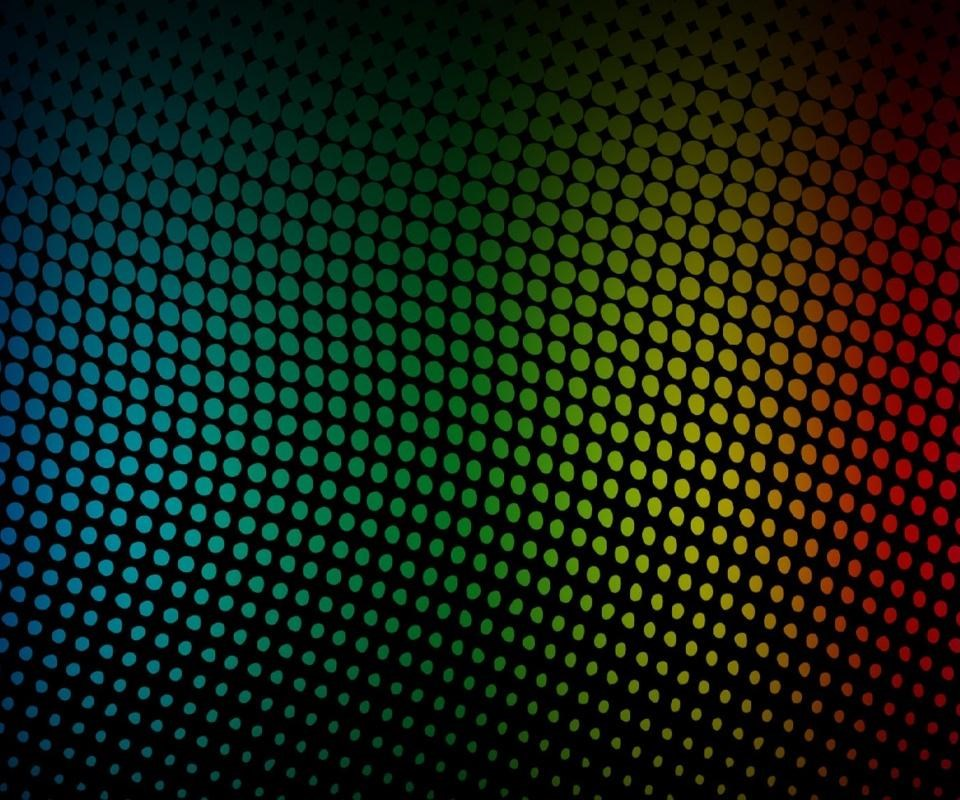
//> input picture CV_IMGs/CV_1.jpg, 960 x 800 px
$ ./main   (built with g++ and OpenCV 4)
//> lines starting //> are read from the running program, lines starting //| are printed output that depends on the picture; after the words box and inside, x2 and y2 are one past the last pixel; in counts of white or black regions, pixels touching at a corner belong together
#include <opencv2/opencv.hpp>

using namespace std;
using namespace cv;

const string IMG_PATH = "/home/eugeniy/git/CV_RTC/CV_IMGs/CV_1.jpg";

float getCorrectedCos (int x, int scale, int offset = 0) {
    float tmp = cos(float(x)/scale)*scale;
    return tmp + float(offset);
}

int main()
{
    Mat img;
    string path = IMG_PATH;
    img = imread(path);
//> img is the input picture: 800 rows x 960 cols, CV_8UC3; mean B, G, R 19.2, 31.9, 21
    int sin_center = img.size().height/2;
//> sin_center = 400
    //Отрисовка синусоиды
    for (int t = 0; t <= img.size().width; t++) {
        circle(img, Point( t, getCorrectedCos(t, 100)+sin_center), 4.0, Scalar( 255, 255, 255 ), -1);
    }
//> this loop made 961 passes
//> tmp in getCorrectedCos on passes 1 to 3: 100, 100, 99.98
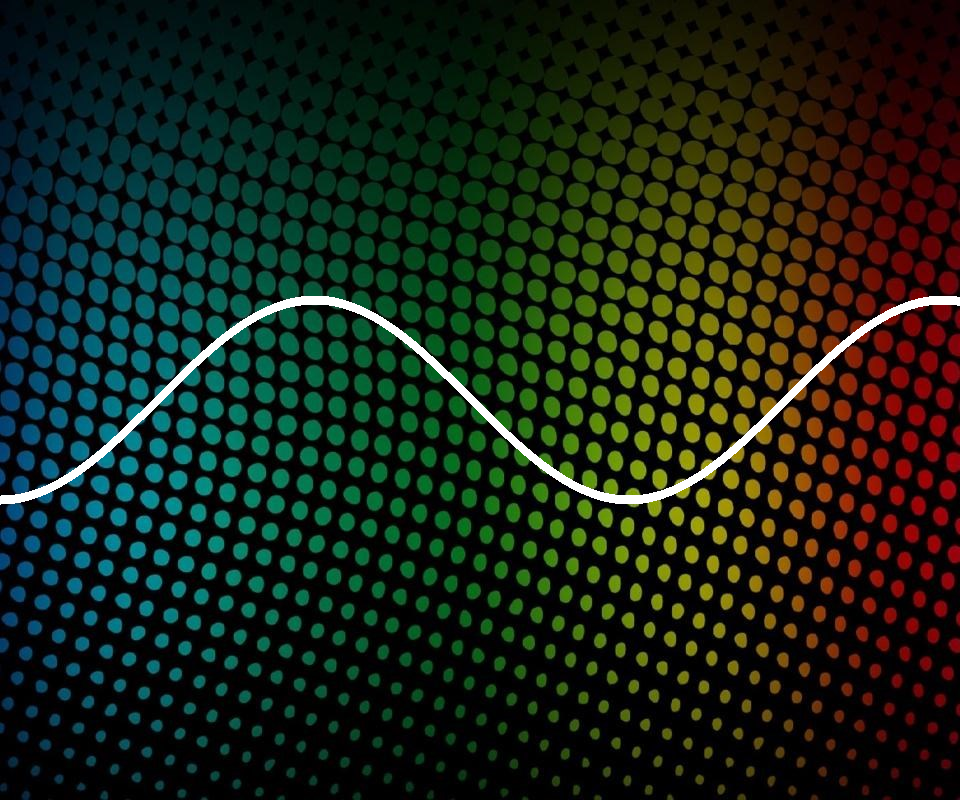
//> img: 800 rows x 960 cols, CV_8UC3; 1.23% of pixels changed, all inside (x1, y1, x2, y2) = (0, 296, 960, 505)
    //Отрисовка тележки
    for (int t = 0; t <= img.size().width; t++) {
        Mat tmpImg = img.clone();
        rectangle(tmpImg,
                  Point( t-15, getCorrectedCos(t, 100, -10)+sin_center),
                  Point( t+15, getCorrectedCos(t, 100, 10)+sin_center),
                  Scalar( 0, 0, 255 ), -1);
        imshow("Display Window",tmpImg);
        //Сохранение изображения на половине пути тележки
        if (t == img.size().width/2)
            imwrite("result.jpg", tmpImg);
        if (waitKey(1) == 27)
            break;
    }
//> this loop made 961 passes
//> (tmp in getCorrectedCos, tmp in getCorrectedCos (second call)) on passes 1 to 3: (100, 100), (100, 100), (99.98, 99.98)
    waitKey(-1);
    return 0;
}

$ run again, with CV_IMGs/img2.jpg copied over CV_IMGs/CV_1.jpg
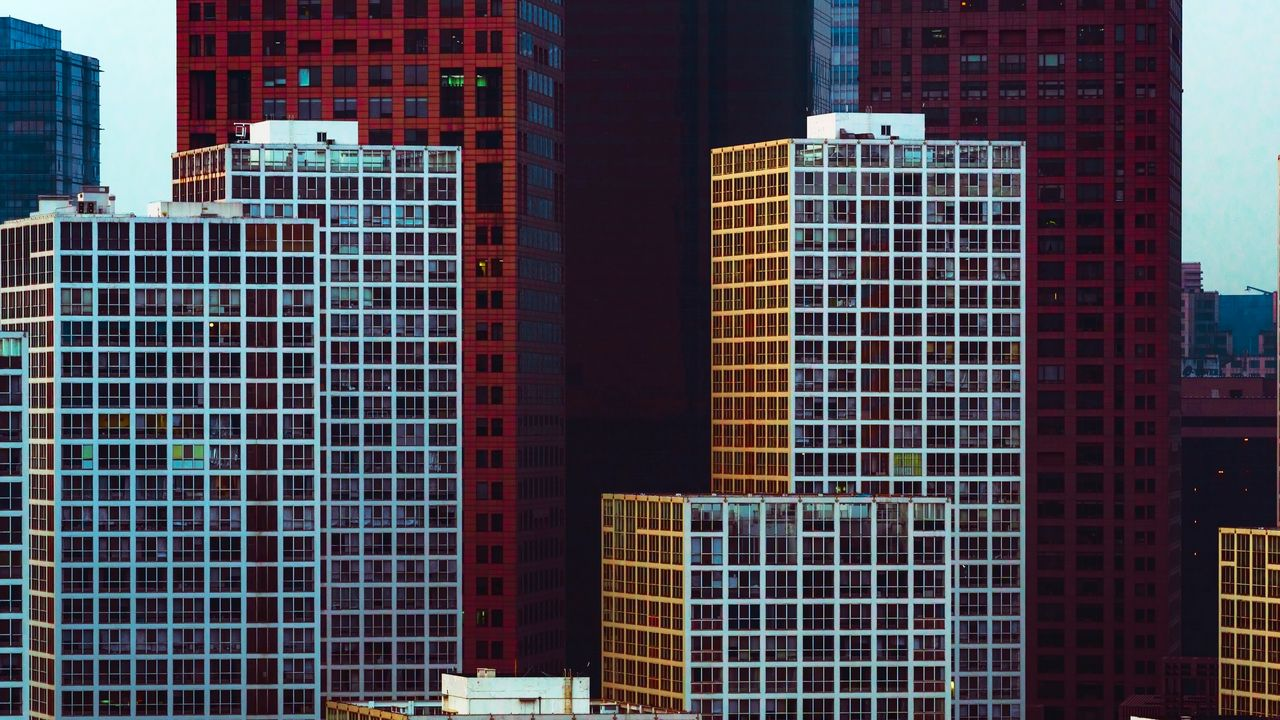
//> input picture CV_IMGs/img2.jpg, 1280 x 720 px
//> img is the input picture: 720 rows x 1280 cols, CV_8UC3; mean B, G, R 77.9, 67.9, 72.9
//> the loop `for (int t = 0; t <= img.size().width; t++)` made 1281 passes
//> tmp in getCorrectedCos on passes 1 to 3: 100, 100, 99.98
//> after the loop `for (int t = 0; t <= img.size().width; t++)`:
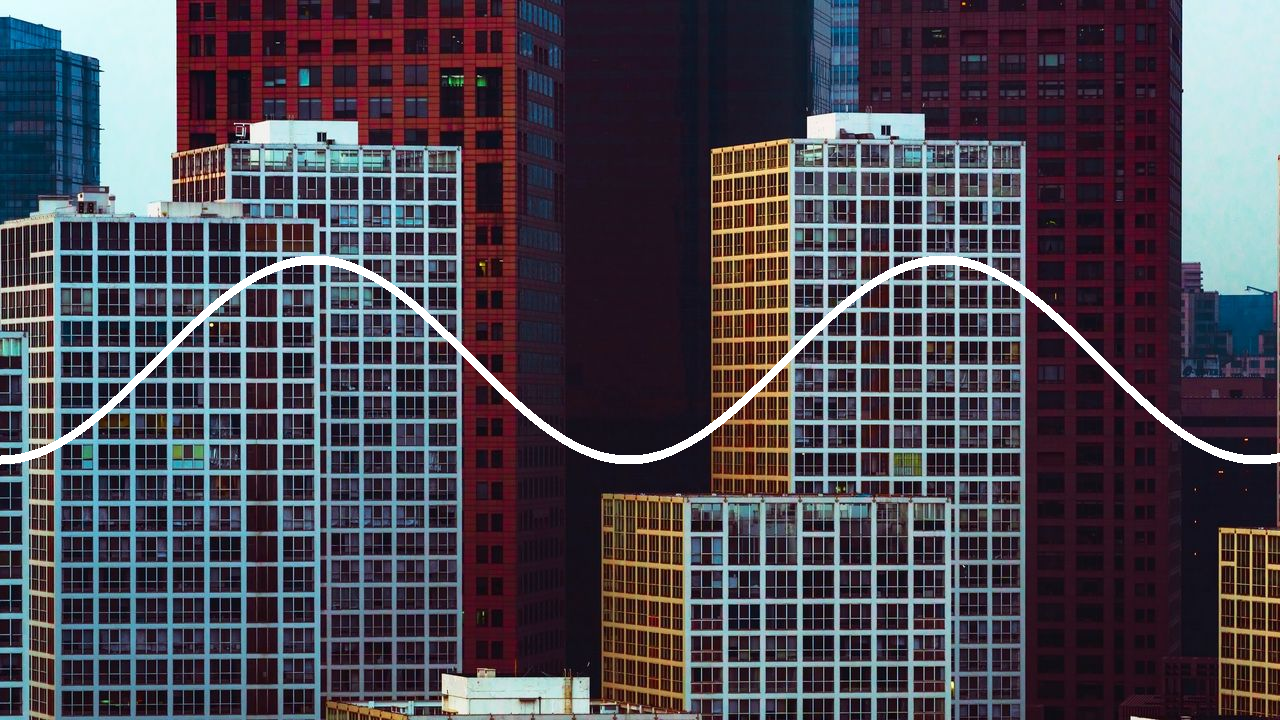
//> img: 720 rows x 1280 cols, CV_8UC3; 1.37% of pixels changed, all inside (x1, y1, x2, y2) = (0, 256, 1280, 465)
//> the loop `for (int t = 0; t <= img.size().width; t++)` made 1281 passes
//> (tmp in getCorrectedCos, tmp in getCorrectedCos (second call)) on passes 1 to 3: (100, 100), (100, 100), (99.98, 99.98)
